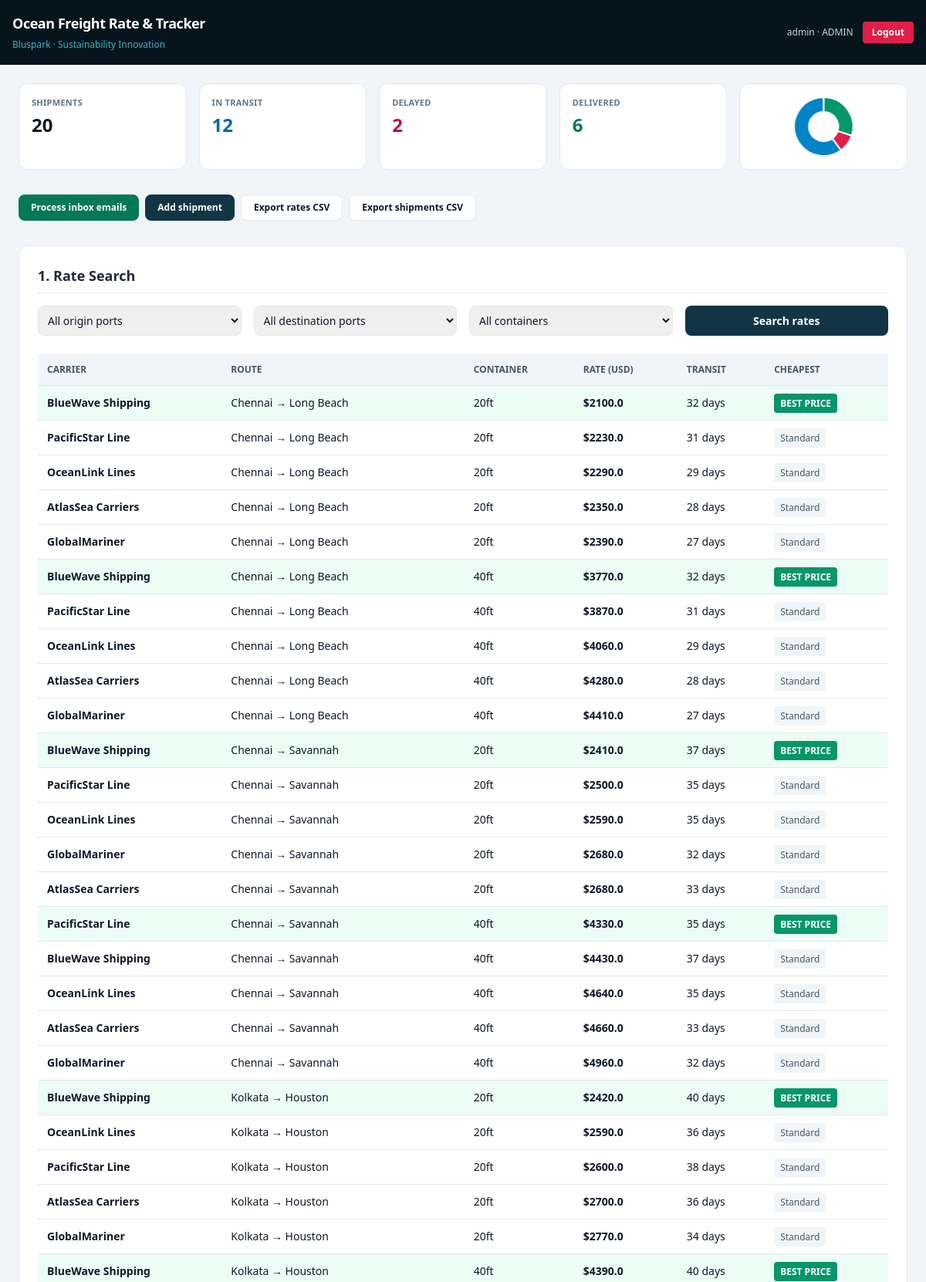
The page / (signed in, upper part) on the database its author committed.
### main.py (models this page shows)
class CarrierRate(Base):
    __tablename__ = "carrier_rates"
    id = Column(Integer, primary_key=True, index=True)
    carrier = Column(String, index=True)
    origin_port = Column(String, index=True)
    destination_port = Column(String, index=True)
    container_type = Column(String, index=True)
    rate_usd = Column(Float)
    transit_days = Column(Integer)

### main.py (the view)
@app.get("/", response_class=HTMLResponse)
def index(request: Request, db: Session = Depends(get_db)):
    return templates.TemplateResponse("dashboard.html", dashboard_context(request, db))

### templates/dashboard.html (shortened to what this page needs)
{% extends "base.html" %}
{% block content %}
{% if not user %}
<div class="max-w-md mx-auto mt-16 bg-white p-8 rounded-2xl border border-slate-200">
    <p class="text-xs font-semibold uppercase tracking-widest text-ocean-600 mb-2">Secure access</p>
    <h2 class="text-2xl font-bold text-slate-800 mb-6">Sign in to the tracker</h2>
    {% if login_error %}
        <div class="bg-red-50 text-red-600 p-3 rounded text-sm mb-4 border border-red-200">{{ login_error }}</div>
    {% endif %}
    <form action="/login" method="POST" class="space-y-4">
        <div>
            <label class="block text-sm font-semibold text-slate-700 mb-1">Username</label>
            <input type="text" name="username" required class="w-full border border-slate-300 rounded-lg p-2.5 text-sm focus:outline-none focus:ring-2 focus:ring-ocean-400">
        </div>
        <div>
            <label class="block text-sm font-semibold text-slate-700 mb-1">Password</label>
            <input type="password" name="password" required class="w-full border border-slate-300 rounded-lg p-2.5 text-sm focus:outline-none focus:ring-2 focus:ring-ocean-400">
        </div>
        <button type="submit" class="w-full bg-ocean-800 hover:bg-ocean-600 text-white font-bold py-2.5 rounded-lg text-sm">Sign In</button>
    </form>
    <div class="mt-6 p-3 bg-slate-50 border rounded-lg text-xs text-slate-600 space-y-1">
        <p class="font-semibold">Demo accounts</p>
        <p>Admin <code>admin</code> / <code>admin123</code></p>
        <p>User <code>user</code> / <code>user123</code></p>
    </div>
</div>
{% else %}
<div class="space-y-8">
    <div class="grid grid-cols-2 md:grid-cols-5 gap-4">
        <div class="bg-white p-4 rounded-xl border">
            <p class="text-[11px] uppercase tracking-wide text-slate-500 font-semibold">Shipments</p>
            <p class="text-2xl font-bold mt-1">{{ shipments|length }}</p>
        </div>
        <div class="bg-white p-4 rounded-xl border">
            <p class="text-[11px] uppercase tracking-wide text-slate-500 font-semibold">In Transit</p>
            <p class="text-2xl font-bold mt-1 text-sky-700">{{ counts['In Transit'] }}</p>
        </div>
        <div class="bg-white p-4 rounded-xl border">
            <p class="text-[11px] uppercase tracking-wide text-slate-500 font-semibold">Delayed</p>
            <p class="text-2xl font-bold mt-1 text-rose-700">{{ counts['Delayed'] }}</p>
        </div>
        <div class="bg-white p-4 rounded-xl border">
            <p class="text-[11px] uppercase tracking-wide text-slate-500 font-semibold">Delivered</p>
            <p class="text-2xl font-bold mt-1 text-emerald-700">{{ counts['Delivered'] }}</p>
        </div>
        <div class="bg-white p-4 rounded-xl border flex items-center justify-center h-28">
            <canvas id="statusChart"></canvas>
        </div>
    </div>
    <div class="flex flex-wrap gap-2">
        {% if user.role == 'admin' %}
        <button onclick="triggerEmailParsing()" class="bg-emerald-700 hover:bg-emerald-600 text-white font-semibold py-2 px-4 rounded-lg text-xs">Process inbox emails</button>
        <button onclick="toggleShipmentModal()" class="bg-ocean-800 hover:bg-ocean-600 text-white font-semibold py-2 px-4 rounded-lg text-xs">Add shipment</button>
        {% endif %}
        <a href="/api/export/rates" class="bg-white border hover:bg-slate-50 font-semibold py-2 px-4 rounded-lg text-xs">Export rates CSV</a>
        <a href="/api/export/shipments" class="bg-white border hover:bg-slate-50 font-semibold py-2 px-4 rounded-lg text-xs">Export shipments CSV</a>
    </div>
    <section class="bg-white p-6 rounded-xl border">
        <h2 class="text-lg font-bold text-slate-800 mb-4 pb-2 border-b">1. Rate Search</h2>
        <div class="grid grid-cols-1 md:grid-cols-4 gap-4 mb-6">
            <select id="src_orig" class="border rounded-lg p-2 text-sm">
                <option value="">All origin ports</option>
            </select>
            <select id="src_dest" class="border rounded-lg p-2 text-sm">
                <option value="">All destination ports</option>
            </select>
            <select id="src_cont" class="border rounded-lg p-2 text-sm">
                <option value="">All containers</option>
            </select>
            <button onclick="executeRateSearch()" class="bg-ocean-800 hover:bg-ocean-600 text-white font-bold py-2 rounded-lg text-sm">Search rates</button>
        </div>
        <div class="overflow-x-auto">
            <table class="w-full text-left text-sm border-collapse">
                <thead>
                    <tr class="bg-slate-100 border-b text-slate-600 uppercase text-xs">
                        <th class="p-3">Carrier</th>
                        <th class="p-3">Route</th>
                        <th class="p-3">Container</th>
                        <th class="p-3">Rate (USD)</th>
                        <th class="p-3">Transit</th>
                        <th class="p-3">Cheapest</th>
                    </tr>
                </thead>
                <tbody id="rate_table_body">
                    {% for r in rates %}
                    <tr class="border-b hover:bg-slate-50 {% if r.id in cheapest_ids %}bg-emerald-50{% endif %}">
                        <td class="p-3 font-semibold">{{ r.carrier }}</td>
                        <td class="p-3">{{ r.origin_port }} → {{ r.destination_port }}</td>
                        <td class="p-3">{{ r.container_type }}</td>
                        <td class="p-3 font-bold">${{ r.rate_usd }}</td>
                        <td class="p-3">{{ r.transit_days }} days</td>
                        <td class="p-3">
                            {% if r.id in cheapest_ids %}
                            <span class="bg-emerald-600 text-white text-xs px-2 py-1 rounded font-bold">BEST PRICE</span>
                            {% else %}
                            <span class="bg-slate-100 text-slate-600 text-xs px-2 py-1 rounded">Standard</span>
                            {% endif %}
                        </td>
                    </tr>
                    {% endfor %}
                </tbody>
            </table>
        </div>
    </section>
</div>
<script>
    window.addEventListener('DOMContentLoaded', () => {
        const ctx = document.getElementById('statusChart')?.getContext('2d');
        if (ctx) {
            new Chart(ctx, {
                type: 'doughnut',
                data: {
                    labels: ['Delivered', 'Delayed', 'In Transit'],
                    datasets: [{
                        data: [{{ counts['Delivered'] }}, {{ counts['Delayed'] }}, {{ counts['In Transit'] }}],
                        backgroundColor: ['#059669', '#e11d48', '#0284c7']
                    }]
                },
                options: { responsive: true, maintainAspectRatio: false, plugins: { legend: { display: false } } }
            });
        }
    });
</script>
{% endif %}
{% endblock %}

### templates/base.html (shortened to what this page needs)
<!DOCTYPE html>
<html lang="en">
<head>
    <script src="https://cdn.tailwindcss.com"></script>
</head>
<body class="bg-slate-100 text-slate-900 font-sans min-h-screen flex flex-col">
    <nav class="bg-ocean-950 text-white">
        <div class="max-w-7xl mx-auto px-4 py-4 flex justify-between items-center">
            <div>
                <h1 class="text-lg font-bold tracking-tight">Ocean Freight Rate &amp; Tracker</h1>
                <span class="text-xs text-ocean-400">Bluspark · Sustainability Innovation</span>
            </div>
            <div class="flex items-center gap-3">
                {% if user %}
                    <span class="text-xs text-slate-300">{{ user.username }} · {{ user.role|upper }}</span>
                    <a href="/logout" class="bg-rose-600 hover:bg-rose-500 text-white text-xs font-semibold px-3 py-1.5 rounded">Logout</a>
                {% endif %}
            </div>
        </div>
    </nav>
    <main class="flex-grow max-w-7xl w-full mx-auto p-6">
        {% block content %}{% endblock %}
    </main>
</body>
</html>

### rows shown on the page
CarrierRate: carrier "BlueWave Shipping", origin_port "Chennai", destination_port "Long Beach", container_type "20ft", rate_usd "2100.0", transit_days "32", shows "BEST PRICE"
CarrierRate: carrier "PacificStar Line", origin_port "Chennai", destination_port "Long Beach", container_type "20ft", rate_usd "2230.0", transit_days "31", shows "Standard"
CarrierRate: carrier "OceanLink Lines", origin_port "Chennai", destination_port "Long Beach", container_type "20ft", rate_usd "2290.0", transit_days "29", shows "Standard"
CarrierRate: carrier "AtlasSea Carriers", origin_port "Chennai", destination_port "Long Beach", container_type "20ft", rate_usd "2350.0", transit_days "28", shows "Standard"
CarrierRate: carrier "GlobalMariner", origin_port "Chennai", destination_port "Long Beach", container_type "20ft", rate_usd "2390.0", transit_days "27", shows "Standard"
CarrierRate: carrier "BlueWave Shipping", origin_port "Chennai", destination_port "Long Beach", container_type "40ft", rate_usd "3770.0", transit_days "32", shows "BEST PRICE"
CarrierRate: carrier "PacificStar Line", origin_port "Chennai", destination_port "Long Beach", container_type "40ft", rate_usd "3870.0", transit_days "31", shows "Standard"
CarrierRate: carrier "OceanLink Lines", origin_port "Chennai", destination_port "Long Beach", container_type "40ft", rate_usd "4060.0", transit_days "29", shows "Standard"
CarrierRate: carrier "AtlasSea Carriers", origin_port "Chennai", destination_port "Long Beach", container_type "40ft", rate_usd "4280.0", transit_days "28", shows "Standard"
CarrierRate: carrier "GlobalMariner", origin_port "Chennai", destination_port "Long Beach", container_type "40ft", rate_usd "4410.0", transit_days "27", shows "Standard"
CarrierRate: carrier "BlueWave Shipping", origin_port "Chennai", destination_port "Savannah", container_type "20ft", rate_usd "2410.0", transit_days "37", shows "BEST PRICE"
CarrierRate: carrier "PacificStar Line", origin_port "Chennai", destination_port "Savannah", container_type "20ft", rate_usd "2500.0", transit_days "35", shows "Standard"
CarrierRate: carrier "OceanLink Lines", origin_port "Chennai", destination_port "Savannah", container_type "20ft", rate_usd "2590.0", transit_days "35", shows "Standard"
CarrierRate: carrier "GlobalMariner", origin_port "Chennai", destination_port "Savannah", container_type "20ft", rate_usd "2680.0", transit_days "32", shows "Standard"
CarrierRate: carrier "AtlasSea Carriers", origin_port "Chennai", destination_port "Savannah", container_type "20ft", rate_usd "2680.0", transit_days "33", shows "Standard"
CarrierRate: carrier "PacificStar Line", origin_port "Chennai", destination_port "Savannah", container_type "40ft", rate_usd "4330.0", transit_days "35", shows "BEST PRICE"
CarrierRate: carrier "BlueWave Shipping", origin_port "Chennai", destination_port "Savannah", container_type "40ft", rate_usd "4430.0", transit_days "37", shows "Standard"
CarrierRate: carrier "OceanLink Lines", origin_port "Chennai", destination_port "Savannah", container_type "40ft", rate_usd "4640.0", transit_days "35", shows "Standard"
CarrierRate: carrier "AtlasSea Carriers", origin_port "Chennai", destination_port "Savannah", container_type "40ft", rate_usd "4660.0", transit_days "33", shows "Standard"
CarrierRate: carrier "GlobalMariner", origin_port "Chennai", destination_port "Savannah", container_type "40ft", rate_usd "4960.0", transit_days "32", shows "Standard"
CarrierRate: carrier "BlueWave Shipping", origin_port "Kolkata", destination_port "Houston", container_type "20ft", rate_usd "2420.0", transit_days "40", shows "BEST PRICE"
CarrierRate: carrier "OceanLink Lines", origin_port "Kolkata", destination_port "Houston", container_type "20ft", rate_usd "2590.0", transit_days "36", shows "Standard"
CarrierRate: carrier "PacificStar Line", origin_port "Kolkata", destination_port "Houston", container_type "20ft", rate_usd "2600.0", transit_days "38", shows "Standard"
CarrierRate: carrier "AtlasSea Carriers", origin_port "Kolkata", destination_port "Houston", container_type "20ft", rate_usd "2700.0", transit_days "36", shows "Standard"
CarrierRate: carrier "GlobalMariner", origin_port "Kolkata", destination_port "Houston", container_type "20ft", rate_usd "2770.0", transit_days "34", shows "Standard"
CarrierRate: carrier "BlueWave Shipping", origin_port "Kolkata", destination_port "Houston", container_type "40ft", rate_usd "4390.0", transit_days "40", shows "BEST PRICE"

### other values the page prints
{{ user.username }} "admin"
{{ user.role|upper }} "ADMIN"
{{ shipments|length }} "20"
{{ counts['In Transit'] }} "12"
{{ counts['Delayed'] }} "2"
{{ counts['Delivered'] }} "6"
